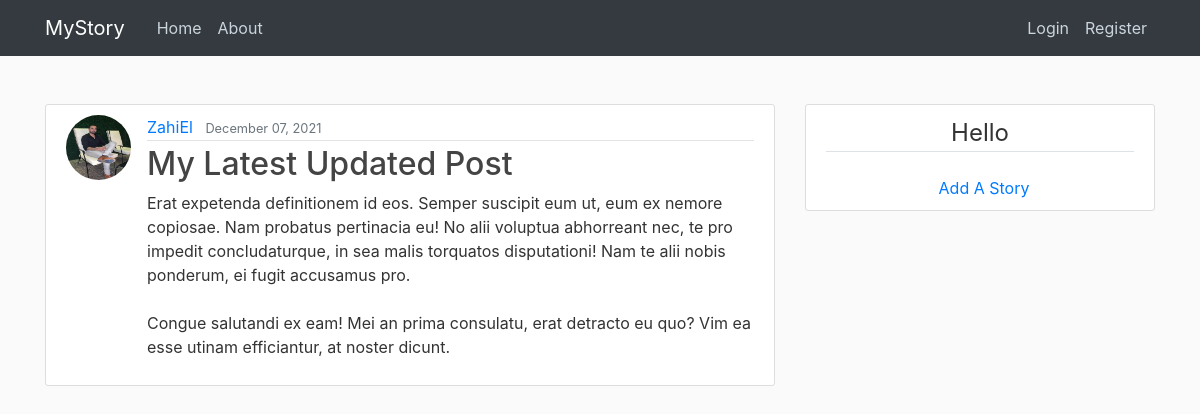
Screenshot of /post/28/ with the database file from the repository.
### blog/models.py (models this page shows, shortened)
class Post(models.Model):
    title = models.CharField(max_length=100)
    content = models.TextField()
    date_posted = models.DateTimeField(default=timezone.now)
    author = models.ForeignKey(User, on_delete=models.CASCADE)

### users/models.py (models this page shows, shortened)
class Profile(models.Model):
    user = models.OneToOneField(User, on_delete=models.CASCADE)
    image = models.ImageField(default='default.jpg', upload_to='profile_pics')

### blog/views.py (the view)
# urls.py: path('post/<int:pk>/', PostDetailView.as_view(), name='post-detail'),
class PostDetailView(DetailView):
    model = Post

### blog/templates/blog/post_detail.html (shortened to what this page needs)
{% extends "blog/base.html" %}
{% block content %}
    <article class="media content-section">
        <img class="rounded-circle article-img" src="{{ object.author.profile.image.url }}" />
        <div class="media-body">
            <div class="article-metadata">
                <a class="mr-2" href="{% url 'users-post' object.author.username %}">{{ object.author }}</a>
                <small class="text-muted">{{ object.date_posted|date:"F d, Y" }}</small>
            </div>
            <h2 class="article-title">{{ object.title }}</h2>
            <p class="article-content">{{ object.content }}</p>
        </div>
    </article>
{% endblock content %}

### blog/static/blog/main.css (style rules this page uses)
body { background: #fafafa; color: #333333; margin-top: 5rem; }
h1, h2, h3, h4, h5, h6 { color: #444444; }
.content-section { background: #ffffff; padding: 10px 20px; border: 1px solid #dddddd; border-radius: 3px; margin-bottom: 20px; }
.article-title { color: #444444; }
.article-content { white-space: pre-line; }
.article-img { height: 65px; width: 65px; margin-right: 16px; }
.article-metadata { padding-bottom: 1px; margin-bottom: 4px; border-bottom: 1px solid #e3e3e3 }

### rows the page displays
Post: author.profile.image (picture), author "ZahiEl", date_posted "December 07, 2021", title "My Latest Updated Post", content "Erat expetenda definitionem id eos. Semper suscipit eum ut, eum ex nemore copiosae. Nam probatus pertinacia eu! No alii voluptua abhorreant nec, te pro impedit concludaturque, in sea malis torquatos disputationi! Nam te alii nobis ponderum, ei fugit accusamus pro. Congue salutandi ex eam! Mei an prima consulatu, erat detracto eu quo? Vim ea esse utinam efficiantur, at noster dicunt."
